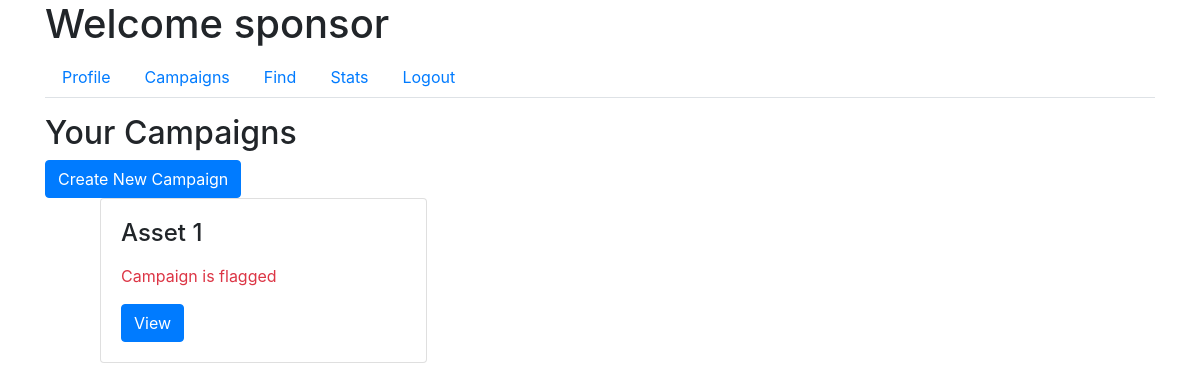
Page /sponsor/campaigns (signed in) on the earlier database version.
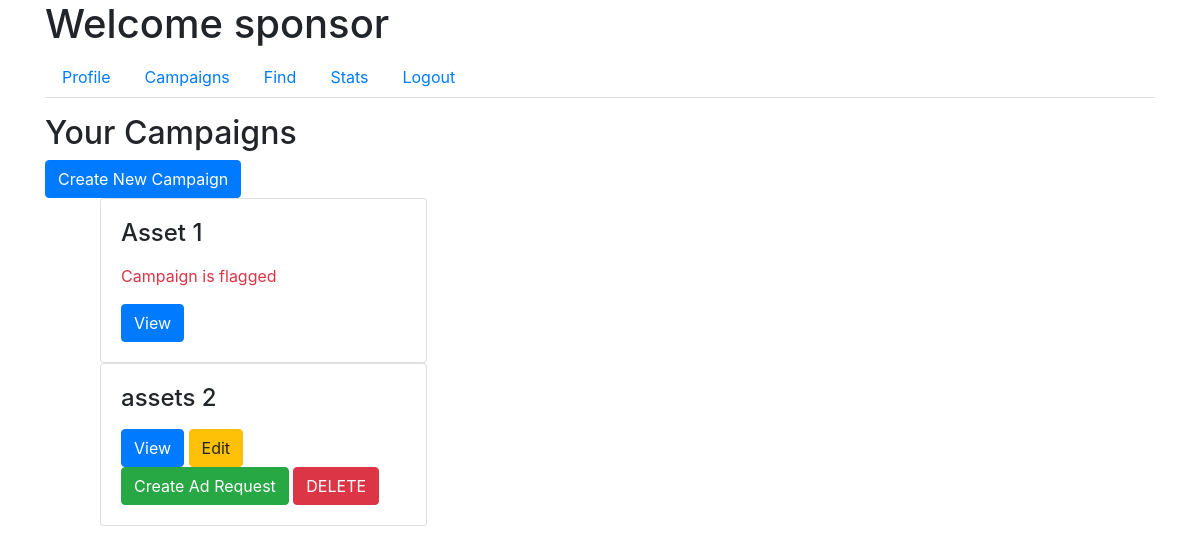
Same page on the later database version.
### app/models.py (models this page shows)
class Campaign(db.Model):
    id = db.Column(db.Integer, primary_key=True)
    name = db.Column(db.String(100), nullable=False)
    description = db.Column(db.Text, nullable=False)
    budget = db.Column(db.Float, nullable=False)
    visibility = db.Column(db.String(10), nullable=False)  # 'public', 'private'
    start_date = db.Column(db.Date, nullable=False)
    end_date = db.Column(db.Date, nullable=False)
    user_id = db.Column(db.Integer, db.ForeignKey('user.id'), nullable=False)
    ad_requests = db.relationship('AdRequest', backref='campaign', lazy=True)
    flag = db.Column(db.Boolean, default=False, nullable=False)  # Add flag column

### app/routes.py (the view)
@main.route('/sponsor/campaigns')
@login_required
def sponsor_campaigns():
    if current_user.role == 'sponsor':
        campaigns = Campaign.query.filter_by(user_id=current_user.id).all()
        return render_template('sponsor_campaigns.html', campaigns=campaigns)
    return redirect(url_for('main.home'))

### app/models.py (called while the page is built)
@login_manager.user_loader
def load_user(user_id):
    return User.query.get(int(user_id))

### app/templates/sponsor_campaigns.html (shortened to what this page needs)
{% extends "sponsor_dashboard.html" %}
{% block tab_content %}
<h2>Your Campaigns</h2>
<a href="{{ url_for('main.new_campaign') }}" class="btn btn-primary">Create New Campaign</a>
<ul>
    {% for campaign in campaigns %}
    <div class="col-md-4">
        <div class="request-box card">
            <div class="card-body">
                <h4 class="card-title">{{ campaign.name }}</h4>
                {% if campaign.flag == 1 %}
                    <p class="text-danger">Campaign is flagged</p>
                {% endif %}
                <button class="btn btn-primary" data-toggle="modal" data-target="#campaignModal" data-id="{{ campaign.id }}">View</button>
                {% if campaign.flag == 0 %}
                    <a href="{{ url_for('main.edit_campaign', id=campaign.id) }}" class="btn btn-warning">Edit</a>
                    <a href="{{ url_for('main.new_ad_request', campaign_id=campaign.id) }}" class="btn btn-success">Create Ad Request</a>
                    <a href="{{ url_for('main.delete_campaign', id=campaign.id) }}" class="btn btn-danger">DELETE</a>
                {% endif %}
            </div>
        </div>
    </div>
    {% endfor %}
</ul>
{% endblock %}

Differences in the rows shown:
added Campaign: name "assets 2"
